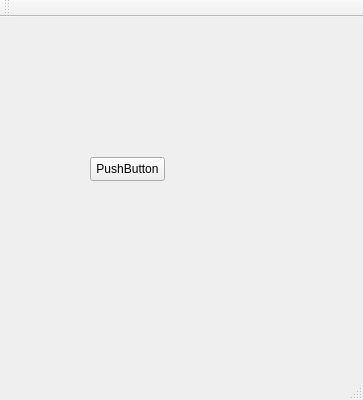
<?xml version="1.0" encoding="UTF-8"?>
<ui version="4.0">
 <class>Qtex1Class</class>
 <widget class="QMainWindow" name="Qtex1Class">
  <property name="geometry">
   <rect>
    <x>0</x>
    <y>0</y>
    <width>363</width>
    <height>400</height>
   </rect>
  </property>
  <property name="windowTitle">
   <string>Qtex1</string>
  </property>
  <widget class="QWidget" name="centralWidget">
   <widget class="QPushButton" name="pushButton">
    <property name="geometry">
     <rect>
      <x>90</x>
      <y>140</y>
      <width>75</width>
      <height>24</height>
     </rect>
    </property>
    <property name="text">
     <string>PushButton</string>
    </property>
   </widget>
  </widget>
  <widget class="QMenuBar" name="menuBar">
   <property name="geometry">
    <rect>
     <x>0</x>
     <y>0</y>
     <width>363</width>
     <height>22</height>
    </rect>
   </property>
  </widget>
  <widget class="QToolBar" name="mainToolBar">
   <attribute name="toolBarArea">
    <enum>TopToolBarArea</enum>
   </attribute>
   <attribute name="toolBarBreak">
    <bool>false</bool>
   </attribute>
  </widget>
  <widget class="QStatusBar" name="statusBar"/>
 </widget>
 <layoutdefault spacing="6" margin="11"/>
 <resources>
  <include location="Qtex1.qrc"/>
 </resources>
 <connections/>
</ui>
